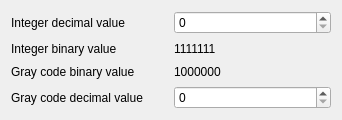
<?xml version="1.0" encoding="UTF-8"?>
<ui version="4.0">
 <class>QtGrayCoderMainDialog</class>
 <widget class="QDialog" name="QtGrayCoderMainDialog">
  <property name="geometry">
   <rect>
    <x>0</x>
    <y>0</y>
    <width>342</width>
    <height>120</height>
   </rect>
  </property>
  <property name="windowTitle">
   <string>GrayCoder</string>
  </property>
  <layout class="QGridLayout" name="gridLayout">
   <item row="0" column="0">
    <widget class="QLabel" name="label_int_decimal">
     <property name="sizePolicy">
      <sizepolicy hsizetype="Preferred" vsizetype="MinimumExpanding">
       <horstretch>0</horstretch>
       <verstretch>0</verstretch>
      </sizepolicy>
     </property>
     <property name="text">
      <string>Integer decimal value</string>
     </property>
    </widget>
   </item>
   <item row="0" column="1">
    <widget class="QSpinBox" name="box_int">
     <property name="sizePolicy">
      <sizepolicy hsizetype="Preferred" vsizetype="MinimumExpanding">
       <horstretch>0</horstretch>
       <verstretch>0</verstretch>
      </sizepolicy>
     </property>
     <property name="minimum">
      <number>0</number>
     </property>
     <property name="maximum">
      <number>999999999</number>
     </property>
    </widget>
   </item>
   <item row="1" column="0">
    <widget class="QLabel" name="label_int_binary">
     <property name="sizePolicy">
      <sizepolicy hsizetype="Preferred" vsizetype="MinimumExpanding">
       <horstretch>0</horstretch>
       <verstretch>0</verstretch>
      </sizepolicy>
     </property>
     <property name="text">
      <string>Integer binary value</string>
     </property>
    </widget>
   </item>
   <item row="1" column="1">
    <widget class="QLabel" name="value_int_binary">
     <property name="sizePolicy">
      <sizepolicy hsizetype="Preferred" vsizetype="MinimumExpanding">
       <horstretch>0</horstretch>
       <verstretch>0</verstretch>
      </sizepolicy>
     </property>
     <property name="text">
      <string>1111111</string>
     </property>
    </widget>
   </item>
   <item row="2" column="0">
    <widget class="QLabel" name="label_gary_binary">
     <property name="sizePolicy">
      <sizepolicy hsizetype="Preferred" vsizetype="MinimumExpanding">
       <horstretch>0</horstretch>
       <verstretch>0</verstretch>
      </sizepolicy>
     </property>
     <property name="text">
      <string>Gray code binary value</string>
     </property>
    </widget>
   </item>
   <item row="2" column="1">
    <widget class="QLabel" name="value_gray_binary">
     <property name="sizePolicy">
      <sizepolicy hsizetype="Preferred" vsizetype="MinimumExpanding">
       <horstretch>0</horstretch>
       <verstretch>0</verstretch>
      </sizepolicy>
     </property>
     <property name="text">
      <string>1000000</string>
     </property>
    </widget>
   </item>
   <item row="3" column="0">
    <widget class="QLabel" name="label_gray_decimal">
     <property name="sizePolicy">
      <sizepolicy hsizetype="Preferred" vsizetype="MinimumExpanding">
       <horstretch>0</horstretch>
       <verstretch>0</verstretch>
      </sizepolicy>
     </property>
     <property name="text">
      <string>Gray code decimal value</string>
     </property>
    </widget>
   </item>
   <item row="3" column="1">
    <widget class="QSpinBox" name="box_gray">
     <property name="sizePolicy">
      <sizepolicy hsizetype="Preferred" vsizetype="MinimumExpanding">
       <horstretch>0</horstretch>
       <verstretch>0</verstretch>
      </sizepolicy>
     </property>
     <property name="minimum">
      <number>0</number>
     </property>
     <property name="maximum">
      <number>999999999</number>
     </property>
    </widget>
   </item>
  </layout>
 </widget>
 <resources/>
 <connections/>
</ui>
